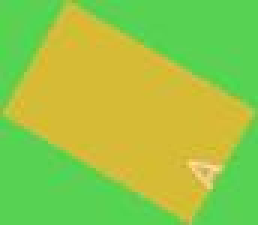
#> input picture _test/3_input.jpg, 86 x 75 px (shown 3 times larger)
$ python 3_polling.py
#> lines starting #> are read from the running program, lines starting #| are printed output that depends on the picture
from PIL import Image
import numpy as np

def max_pooling(image_path, pool_size=2, stride=2):
    # Görüntüyü yükle
#> called with image_path = '3_input.jpg', pool_size = 4, stride = 4
    img = Image.open(image_path).convert("L")  # Gri tonlamalıya çevir
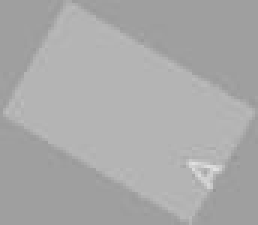
#> img: PIL image 86x75 L (shown 3 times larger); min 149, max 225, mean 169.7
    img_array = np.array(img)

    # Giriş boyutlarını al
    input_height, input_width = img_array.shape
#> input_height = 75; input_width = 86

    # Çıkış boyutlarını hesapla
    output_height = (input_height - pool_size) // stride + 1
#> output_height = 18
    output_width = (input_width - pool_size) // stride + 1
#> output_width = 21

    # Çıkış matrisini oluştur
    pooled_output = np.zeros((output_height, output_width), dtype=np.uint8)

    # Havuzlama işlemi
    for i in range(0, input_height - pool_size + 1, stride):
        for j in range(0, input_width - pool_size + 1, stride):
            # Bölgeyi seç
            region = img_array[i:i + pool_size, j:j + pool_size]
            # Maksimum değeri bul
            max_value = np.max(region)
            # Çıkış matrisine yaz
            pooled_output[i // stride, j // stride] = max_value

    # Çıkışı Pillow Image formatına çevir ve kaydet
    pooled_image = Image.fromarray(pooled_output)
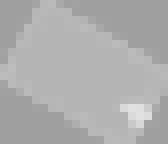
#> pooled_image: PIL image 21x18 L (shown 8 times larger); min 159, max 225, mean 173.4
    return pooled_image

# Örnek kullanım
image_path = "3_input.jpg"  # Havuzlama yapılacak görüntü dosyası
pooled_image = max_pooling(image_path, pool_size=4, stride=4)  # 4x4 havuzlama, adım 4
pooled_image.show()  # Çıktı görüntüsünü göster
pooled_image.save("3_pooled_output.jpg")  # Çıktıyı kaydet
